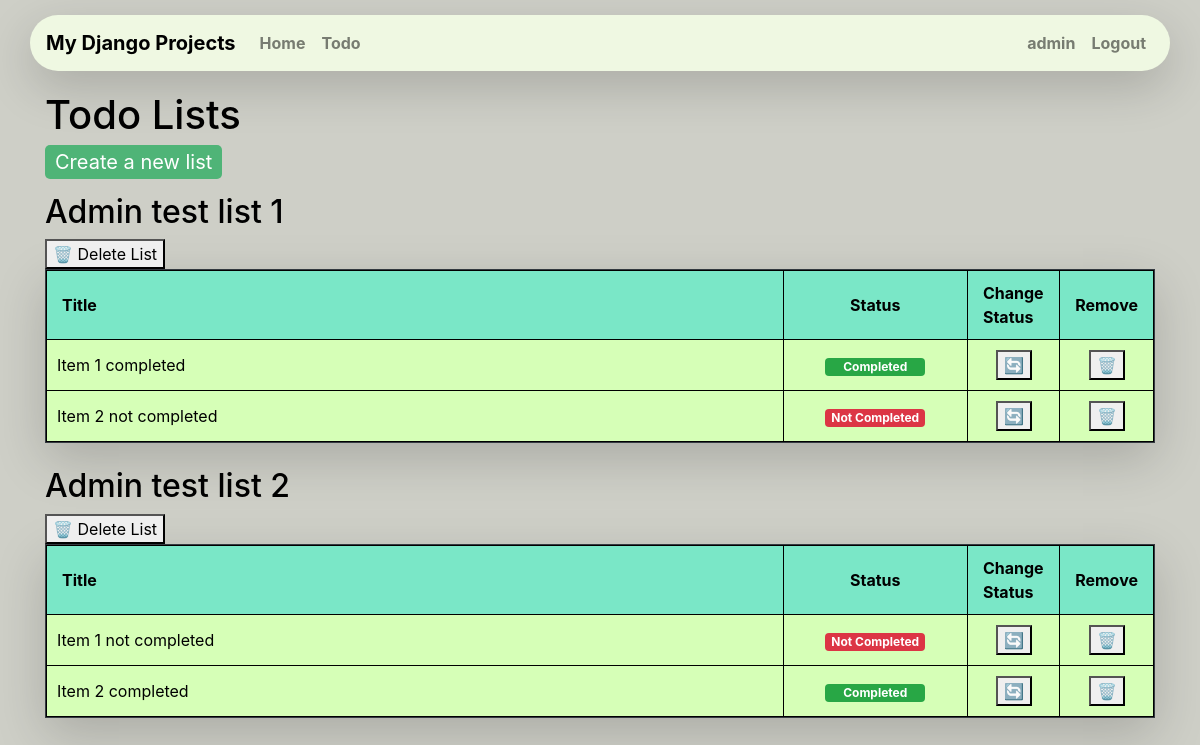
/todos/ (signed in), run on an earlier commit of the app's database.
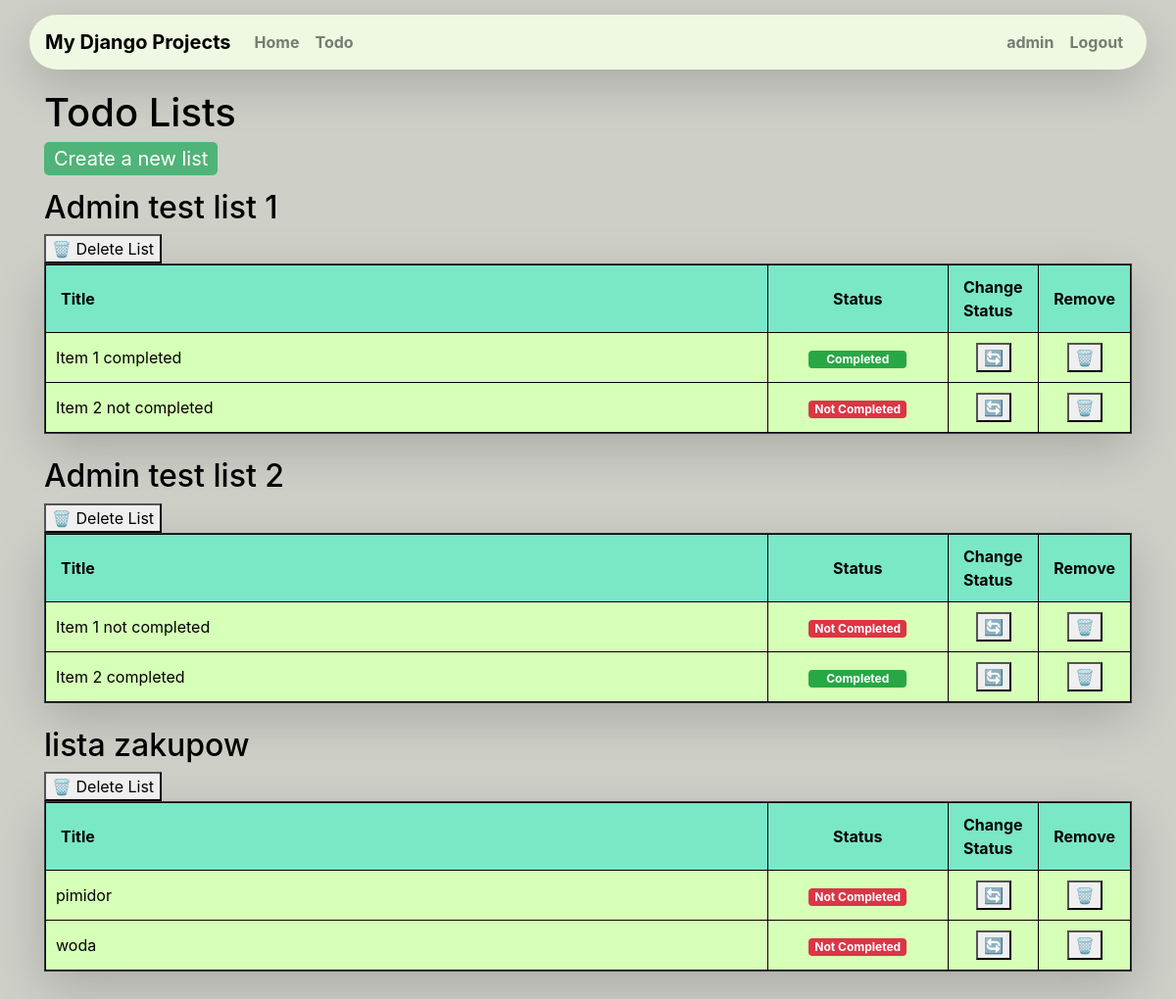
And on a later commit of the database.
### myapp/models.py (models this page shows, shortened)
class TodoList(models.Model):
    user = models.ForeignKey(User, on_delete=models.CASCADE)
    title = models.CharField(max_length=200, verbose_name="List Name")
    created_at = models.DateTimeField(default=timezone.now)

class TodoItem(models.Model):
    todo_list = models.ForeignKey(TodoList, on_delete=models.CASCADE)
    title = models.CharField(max_length=200, verbose_name="Item Name")
    completed = models.BooleanField(default=False)
    created_at = models.DateTimeField(default=timezone.now)

### myapp/views.py (the view)
# urls.py: path("todos/", views.todos, name="todos"),
@login_required
def todos(request):
    user = request.user
    lists = TodoList.objects.filter(user=user)
    items = TodoItem.objects.filter(todo_list__in=lists)
    return render(request, "todos.html", {"todos": items, "lists": lists})

### myapp/templates/todos.html (shortened to what this page needs)
{% extends "base.html" %} {% block title %}Todos{% endblock title %}
{% block content %}
<p>
    <h1>Todo Lists</h1>
    <a class="create-link" href="{% url 'todo_create' %}">Create a new list</a>
</p>
{% for list in lists %}
    <h2>{{ list.title }}</h2>
    <form action="{% url 'delete_todo_list' list.id %}" method="POST" style="display:inline;">
        <button type="submit" onclick="return confirm('Are You sure to remove the list?')">🗑️ Delete List</button>
    </form>
    <div class="table-responsive shadow-lg border border-dark">
        <table class="col-12">
            <thead>
                <tr>
                    <th class="col-8">Title</th>
                    <th class="col-2 text-center">Status</th>
                    <th class="col-1">Change Status</th>
                    <th class="col-1">Remove</th>
                </tr>
            </thead>
            <tbody>
                {% for todo in list.todoitem_set.all %}
                    <tr>
                        <td>{{ todo.title }}</td>
                        <td class="text-center">
                            {% if todo.completed %}
                                <span class="badge badge-success">Completed</span>
                            {% else %}
                                <span class="badge badge-danger">Not Completed</span>
                            {% endif %}
                        </td>
                        <td class="text-center">
                            <form action="{% url 'change_todo_item_status' todo.id %}" method="POST" style="display:inline;">
                                <button type="submit" onclick="return confirm('Are You sure to change the components status?')">🔄️</button>
                            </form>
                        </td>
                        <td class="text-center">
                            <form action="{% url 'delete_todo_item' todo.id %}" method="POST" style="display:inline;">
                                <button type="submit" onclick="return confirm('Are You sure to remove the component?')">🗑️</button>
                            </form>
                        </td>
                    </tr>
                {% endfor %}
            </tbody>
        </table>
    </div><br>
{% endfor %}
{% endblock content %}

What changed in the data, as far as the page shows it:
added TodoList: title "lista zakupow"
added TodoItem: title "pimidor", completed "Not Completed", shown under "lista zakupow"
added TodoItem: title "woda", completed "Not Completed", shown under "lista zakupow"
